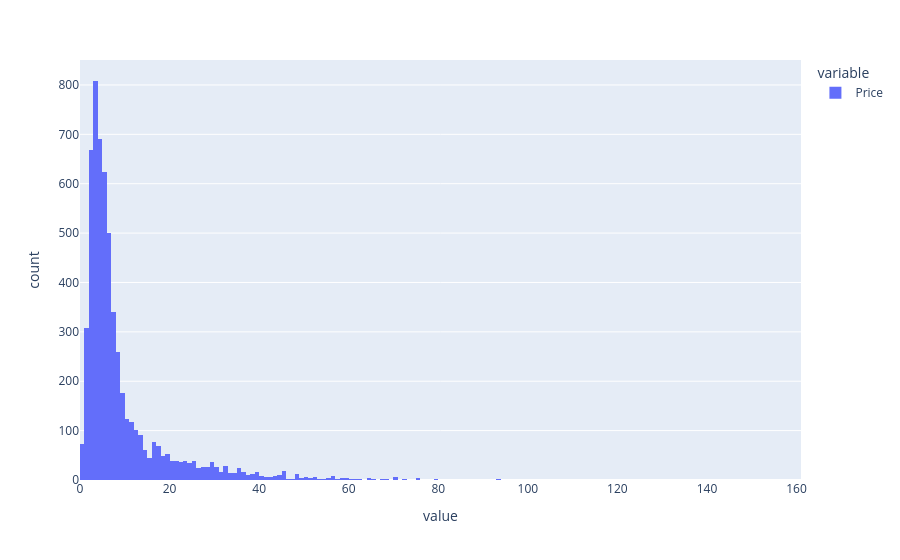

The notebook cell this image was saved under:
### Code cell
px.histogram(data['Price'])

### Figure 1 — Plotly figure (JSON) as saved in the notebook; plotly's stock layout.template omitted (floating-point values rounded to 4 significant figures; data arrays with more than 128 entries replaced by an {"elided": "..."} marker saying what was removed)
{"data": [{"bingroup": "x", "hovertemplate": "variable=Price<br>value=%{x}<br>count=%{y}<extra></extra>", "legendgroup": "Price", "marker": {"color": "#636efa", "pattern": {"shape": ""}}, "name": "Price", "orientation": "v", "showlegend": true, "type": "histogram", "x": {"elided": "5918 float values"}, "xaxis": "x", "yaxis": "y"}], "layout": {"barmode": "relative", "legend": {"title": {"text": "variable"}, "tracegroupgap": 0}, "margin": {"t": 60}, "xaxis": {"anchor": "y", "domain": [0, 1], "title": {"text": "value"}}, "yaxis": {"anchor": "x", "domain": [0, 1], "title": {"text": "count"}}}}
